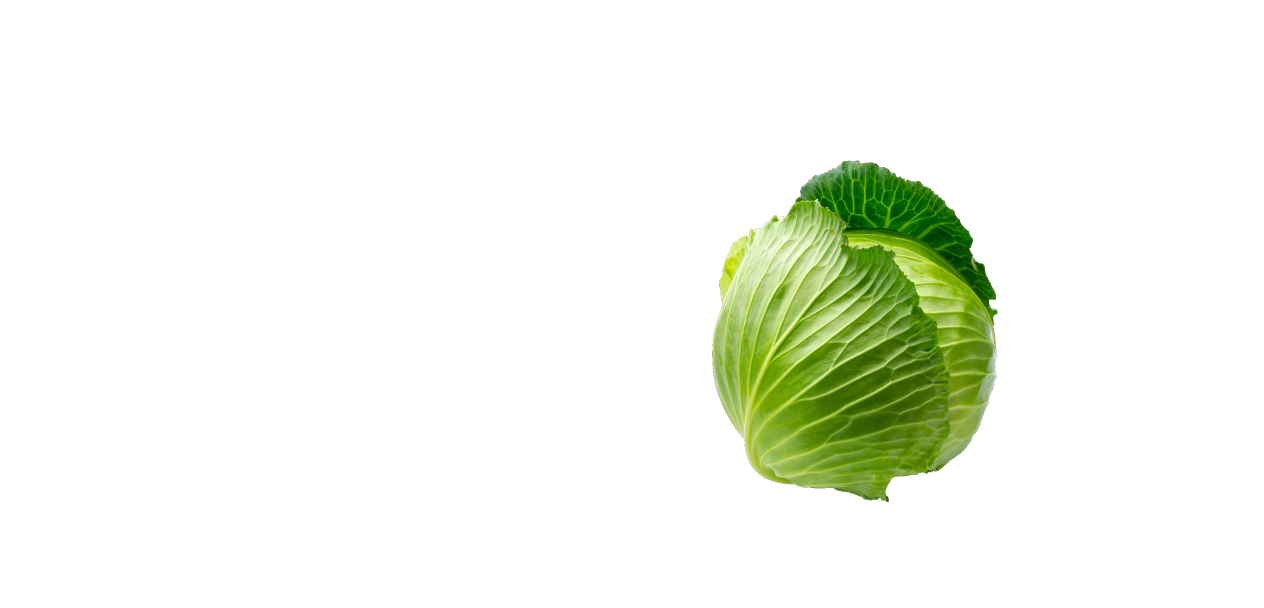
#> input picture backend/data/image/test.png, 5056 x 2432 px, given in place of test.mp4, which was not available (shown at 1/4 size)
$ python image_service.py
#> lines starting #> are read from the running program, lines starting #| are printed output that depends on the picture; after the words box and inside, x2 and y2 are one past the last pixel; in counts of white or black regions, pixels touching at a corner belong together; pictures that were not available may be replaced by others from this repository, and a replacement may not be noted
import cv2 as cv
import numpy as np

kernel = np.ones((10, 10), np.uint8)

def main():
    video = cv.VideoCapture('../data/video/test.mp4')
    while True:
        ret, frame = video.read()
#> frame is the input picture: shape (2432, 5056, 3); mean B, G, R 235.6, 245.8, 241.8
        image = frame
        if ret:
            # image = cv.imread('../data/image/test.png')
            h, w = image.shape[1], image.shape[0]
#> h = 5056; w = 2432
            image_resize = cv.resize(image, (h // 1, w // 1), cv.INTER_AREA)
            gray = cv.cvtColor(image_resize, cv.COLOR_BGR2GRAY)
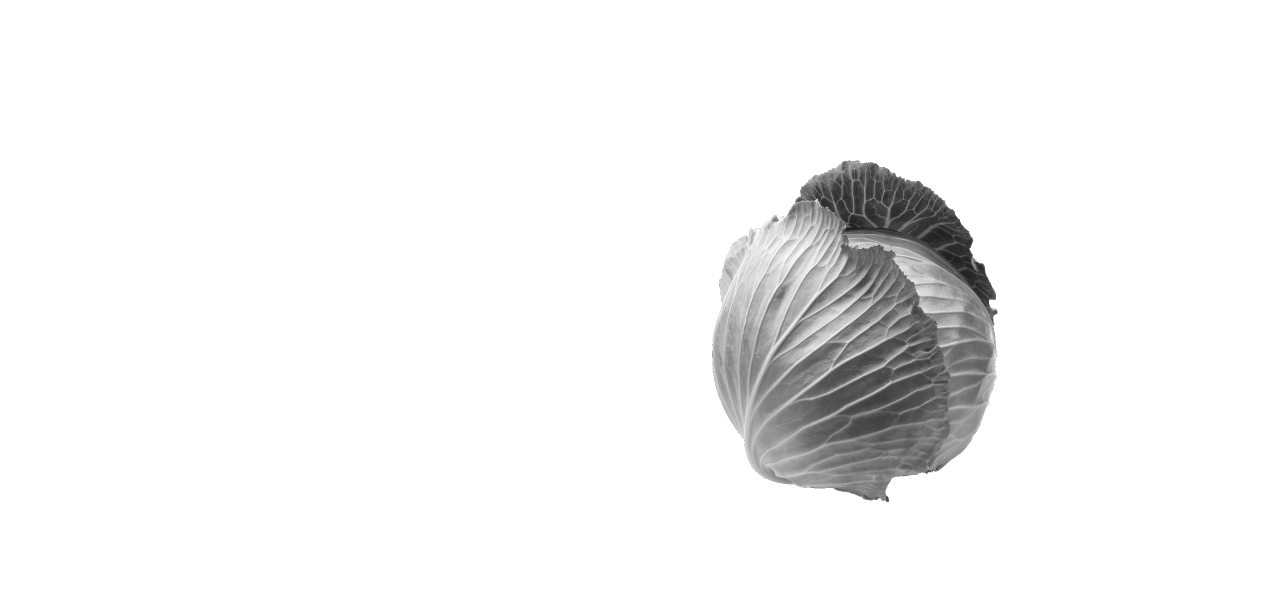
#> gray: shape (2432, 5056) (shown at 1/4 size); min 1, max 255, mean 243.5
            gaus = cv.GaussianBlur(gray, (7, 7), cv.BORDER_DEFAULT)
            ret, thresh = cv.threshold(gaus, 170, 255, cv.THRESH_BINARY)
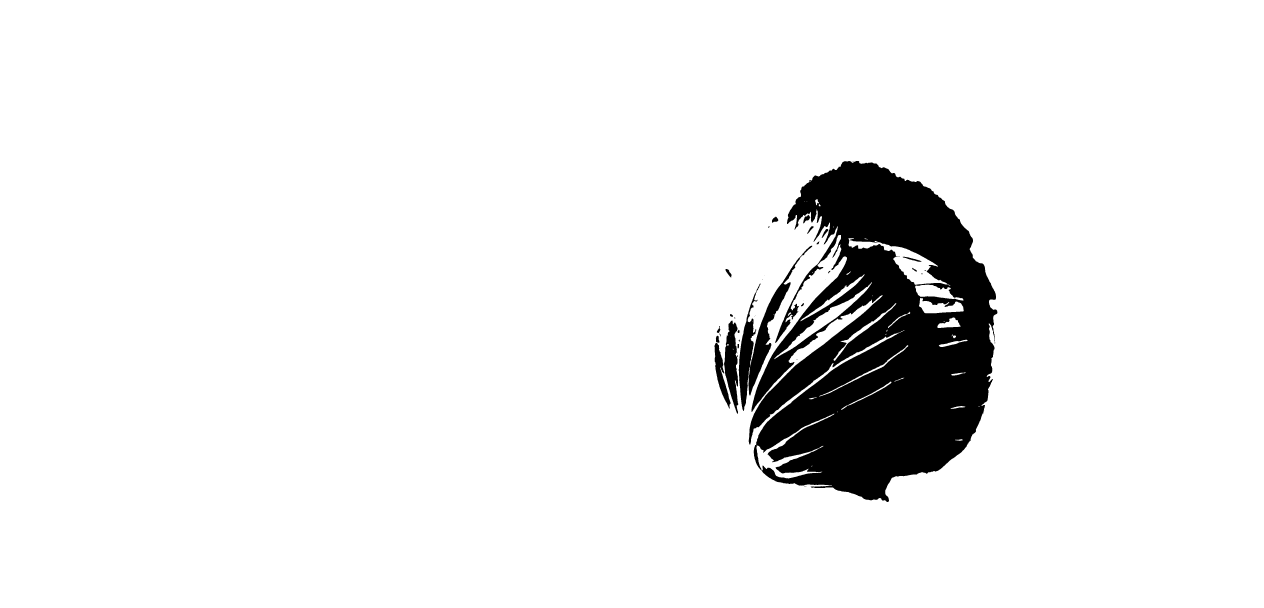
#> thresh: shape (2432, 5056) (shown at 1/4 size); 92.8% white; 36 black regions (14 under 20 px), largest, box (x1, y1, x2, y2) and area: (2995, 644, 3990, 2008) 829414, (2955, 983, 3249, 1644) 33653, (2896, 1282, 2953, 1656) 12501
            dilation = cv.erode(thresh, kernel, iterations=5)
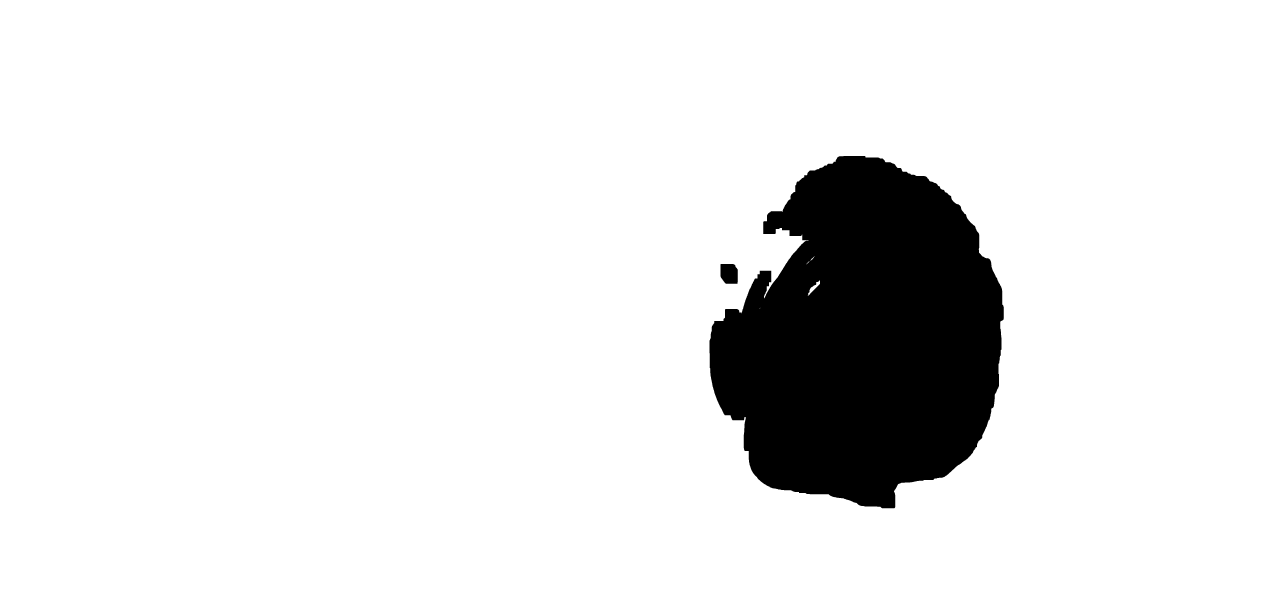
#> dilation: shape (2432, 5056) (shown at 1/4 size); 90.2% white; 2 black regions, box (x1, y1, x2, y2) and area: (2838, 624, 4015, 2033) 1200446, (2882, 1056, 2951, 1135) 4988
            edged = cv.Canny(dilation, 10, 200)
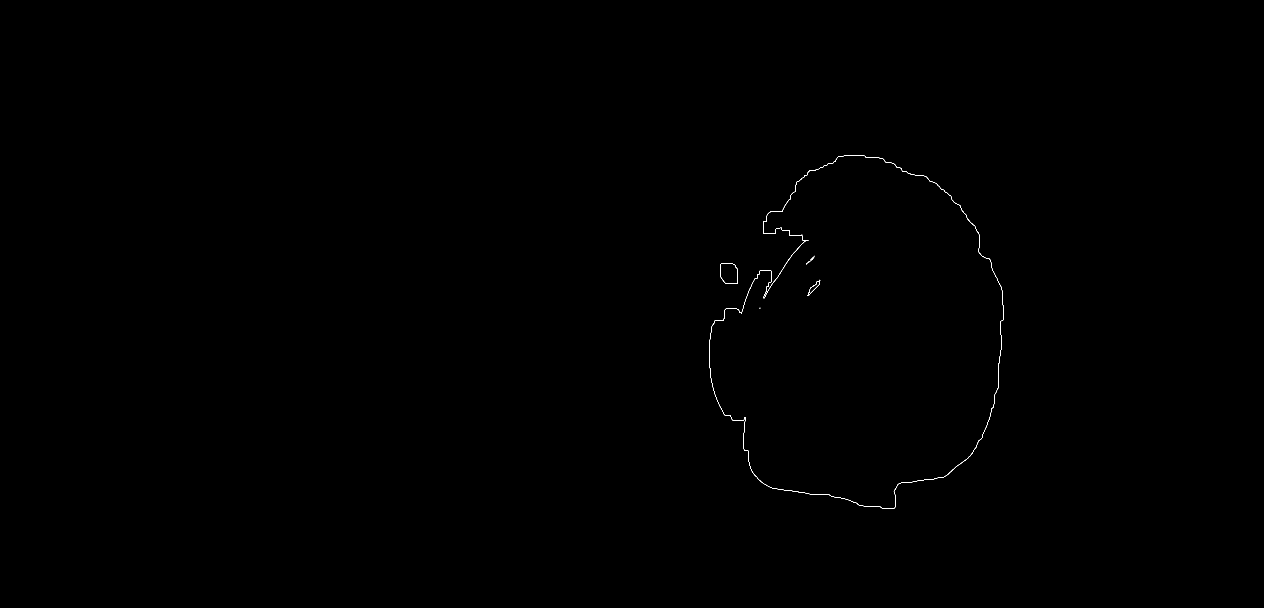
#> edged: shape (2432, 5056) (shown at 1/4 size); 0.05% white in thin lines or dots, all inside (x1, y1, x2, y2) = (2837, 623, 4015, 2033)
            contours, hierarchy = cv.findContours(edged, cv.RETR_EXTERNAL, cv.CHAIN_APPROX_SIMPLE)
#> contours = 23 contours, 19 with area under 20; largest, box (x1, y1, x2, y2) and area: (2881, 1055, 2951, 1135) 4994, (3229, 1119, 3281, 1184) 828, (2837, 623, 4015, 2033) 372, (3057, 963, 3225, 1194) 88
            # cv.drawContours(image_resize, contours, -1, (0, 255, 0), 4)
            for contour in contours:
                (x, y, w, h) = cv.boundingRect(contour)
                cv.rectangle(image_resize, (x, y), (x + w, y + h), (0, 255, 0), 2)
#> this loop made 23 passes
#> (x, y, w, h) on passes 2, 3, 4, 5, 6, 7, 8, 10, 11, 12, 14, 15: (3038, 1231, 3, 4), (3229, 1119, 52, 65), (2967, 1082, 118, 168), (3227, 1056, 1, 1), (2881, 1055, 70, 80), (3224, 1054, 4, 4), (3227, 1052, 1, 1), (3229, 1047, 9, 8), (3231, 1046, 4, 3), (3236, 1044, 5, 3), (3243, 1030, 13, 13), (3256, 1028, 1, 1)
#> (contour, x, y, w, h) on passes 1, 9, 13, 16: ([[3040, 1233], [3040, 1234]], 3040, 1233, 1, 2), ([[3230, 1050], [3229, 1051]], 3229, 1050, 2, 2), ([[3241, 1041], [3241, 1042]], 3241, 1041, 1, 2), ([[3257, 1026], [3258, 1026]], 3257, 1026, 2, 1)
            cv.imshow('image', image_resize)
            # cv.waitKey(0)
            # print("test")
        if cv.waitKey(10) & 0xFF == ord('q'):
#> (key q is pressed here)
            break


if __name__ == '__main__':
    main()
    pass
